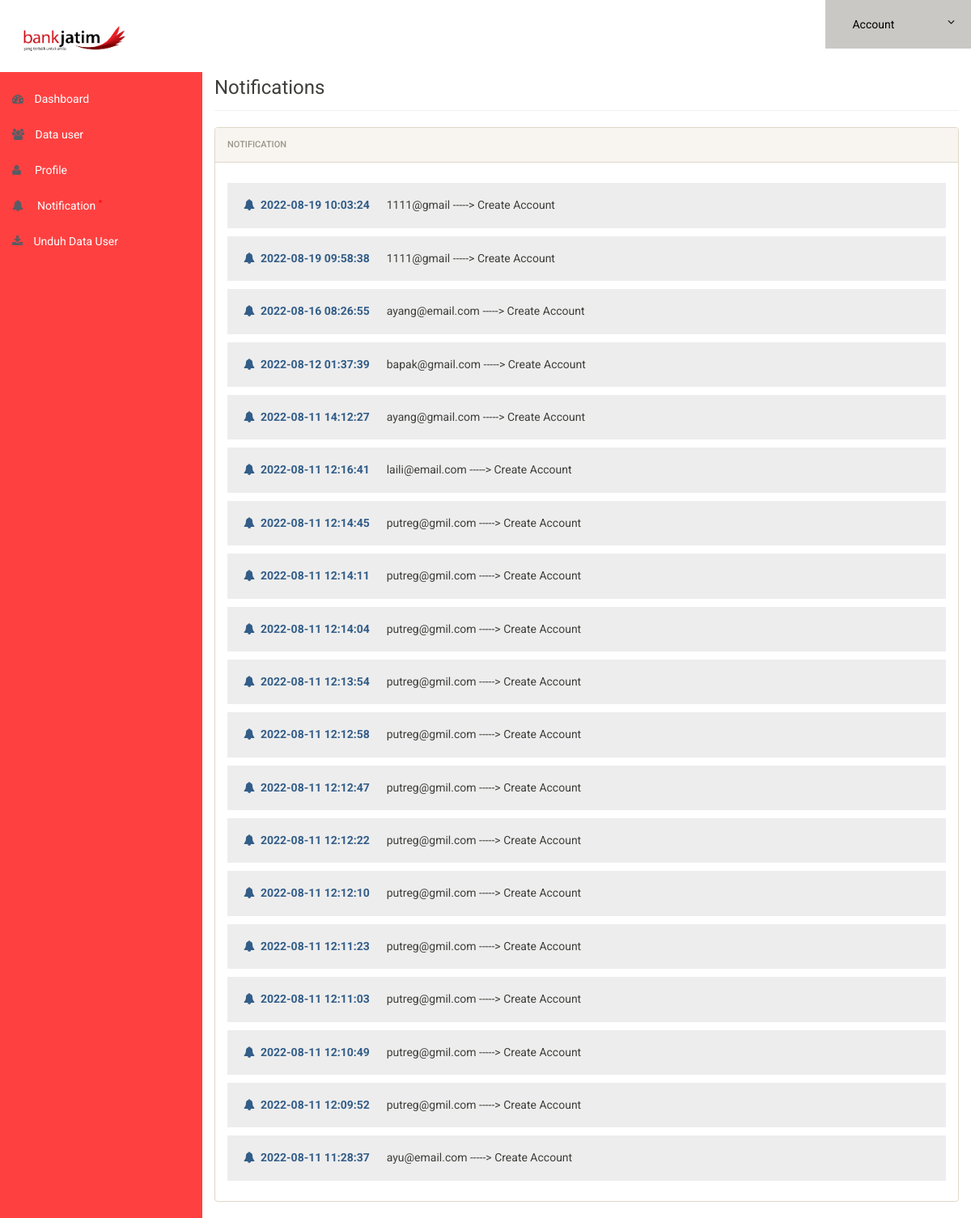
Before: /admin/notification.php (signed in) with the older database file.
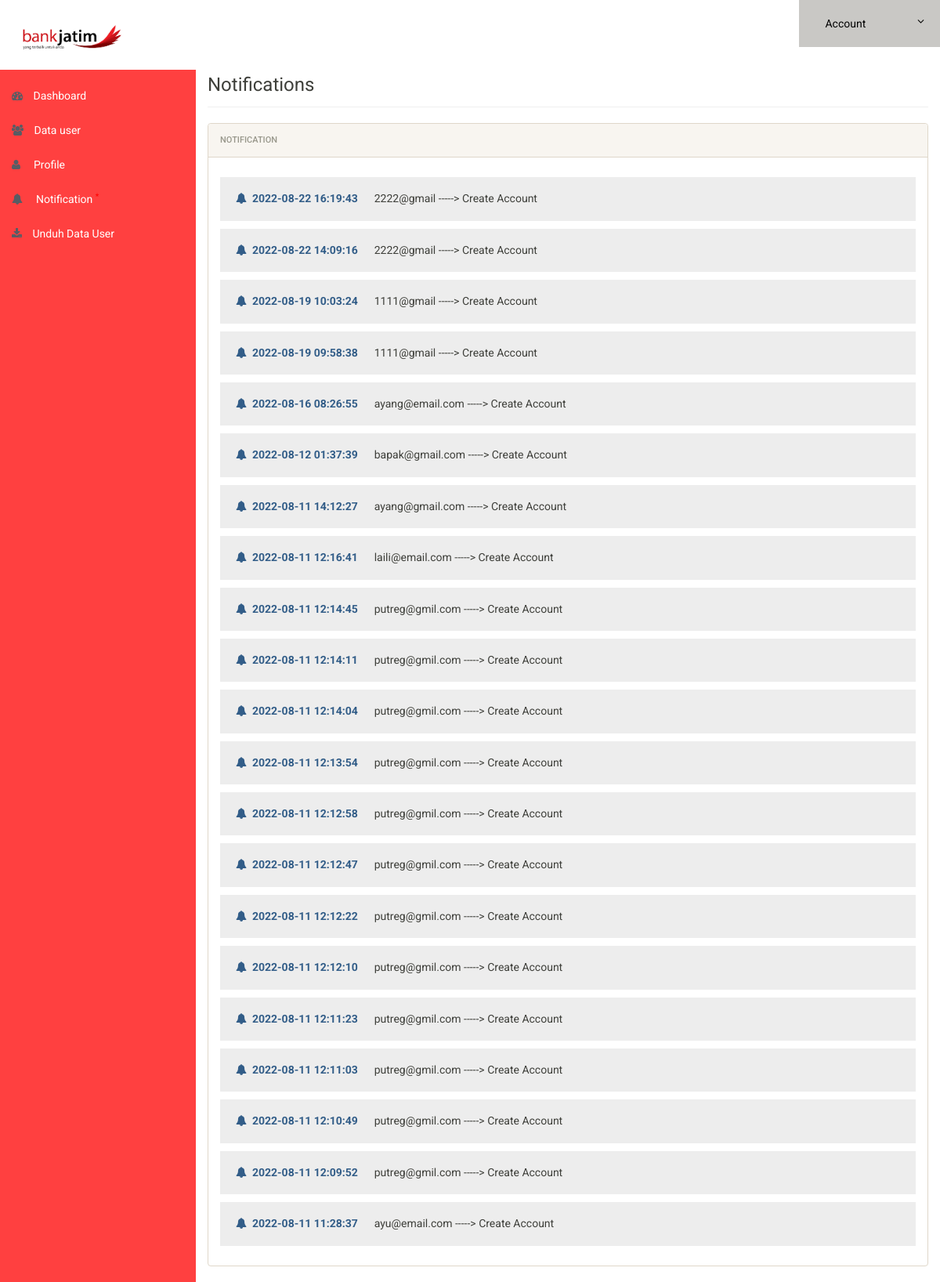
After: the same page with the newer database file.
### tables this page shows
CREATE TABLE `notification` (
  `id` int(11) NOT NULL,
  `notiuser` varchar(50) NOT NULL,
  `notireciver` varchar(50) NOT NULL,
  `notitype` varchar(50) NOT NULL,
  `time` timestamp NOT NULL DEFAULT current_timestamp()
);

### admin/notification.php (the view, shortened to what this page needs)
<?php
include('includes/config.php');
if(strlen($_SESSION['alogin'])==0)
	{
header('location:index.php');
}
else{
?>
<!doctype html>
<html lang="en" class="no-js">
<head>
	<link rel="stylesheet" href="css/font-awesome.min.css">
	<link rel="stylesheet" href="css/bootstrap.min.css">
	<link rel="stylesheet" href="css/dataTables.bootstrap.min.css">
	<link rel="stylesheet" href="css/bootstrap-social.css">
	<link rel="stylesheet" href="css/bootstrap-select.css">
	<link rel="stylesheet" href="css/fileinput.min.css">
	<link rel="stylesheet" href="css/awesome-bootstrap-checkbox.css">
	<link rel="stylesheet" href="css/style.css">
</head>
<body>
	<?php include('includes/header.php');?>
	<div class="ts-main-content">
	<?php include('includes/leftbar.php');?>
		<div class="content-wrapper">
			<div class="container-fluid">
				<div class="row">
					<div class="col-md-12">
						<h3 class="page-title">Notifications</h3>
						<div class="row">
							<div class="col-md-12">
								<div class="panel panel-default">
									<div class="panel-heading">Notification</div>
									   <div class="panel-body">
<?php
$reciver = 'Admin';
$sql = "SELECT * from  notification where notireciver = (:reciver) order by time DESC";
$query = $dbh -> prepare($sql);
$query-> bindParam(':reciver', $reciver, PDO::PARAM_STR);
$query->execute();
$results=$query->fetchAll(PDO::FETCH_OBJ);
$cnt=1;
if($query->rowCount() > 0)
{
foreach($results as $result)
{				?>
        <h5 style="background:#ededed;padding:20px;"><i class="fa fa-bell text-primary"></i>&nbsp;&nbsp;<b class="text-primary"><?php echo htmlentities($result->time);?></b> &nbsp;&nbsp;&nbsp;&nbsp;&nbsp;<?php echo htmlentities($result->notiuser);?> -----> <?php echo htmlentities($result->notitype);?></h5>
                       <?php $cnt=$cnt+1; }} ?>
                                        </div>
                                    </div>
                                </div>
                            </div>
                        </div>
                    </div>
                </div>
            </div>
        </div>
</body>
</html>
<?php } ?>

### admin/includes/header.php (shortened to what this page needs)
<div style ="background:white;"class="brand clearfix">
<h4 class="pull-left text-white" style="margin:20px 0px 10px 20px"><img style="width:40%;"src="img/logo.png">&nbsp; </h4>
		<ul class="ts-profile-nav">
			<li  class=" ts-account">
				<a style="background:#c9c8c5; color:black;" href="#"><img src="img/ts-avatar.jpg" class="ts-avatar hidden-side" alt=""> Account <i class="fa fa-angle-down hidden-side"></i></a>
			</li>
		</ul>
	</div>

### admin/includes/leftbar.php (shortened to what this page needs)
<nav style="background:#ff4040;" class="ts-sidebar">
		<ul  class="ts-sidebar-menu">
			<li  class="ts-label">Main</li>
			<li><a href="dashboard.php"><i class="fa fa-dashboard"></i> Dashboard</a></li>
		<li><a href="userlist.php"><i class="fa fa-users"></i> Data user</a>
		</li>
		<li><a href="profile.php"><i class="fa fa-user"></i> &nbsp;Profile</a>
		</li>
		<li><a href="notification.php"><i class="fa fa-bell"></i> &nbsp;Notification <sup style="color:red">*</sup></a>
		</li>
		<li><a href="download.php"><i class="fa fa-download"></i> Unduh Data User</a>
		</li>
		</ul>
	</nav>

### admin/css/style.css (style rules this page uses)
html { font-size: 14px; }
@media only screen and (min-width: 480px) { html { font-size: 17px; } }
@media only screen and (min-width: 768px) { html { font-size: 14px; } }
body { font-size: 1em; }
a { color: #37a6c4; }
.panel { overflow: hidden; }
.text-white, .text-light { color: #fff !important; }
ul, li { margin: 0; padding: 0; list-style: none; }
.page-title { padding-bottom: 15px; margin-bottom: 20px; border-bottom: 1px solid #f0f0f0; }
.brand { background: #3e454c; position: relative; z-index: 3; position: fixed; width: 100%; top: 0; }
.brand .ts-profile-nav { float: right; display: none; }
.brand .ts-profile-nav li { float: left; position: relative; }
.brand .ts-profile-nav li a { display: block; padding: 20px; color: #fff; }
.brand .ts-profile-nav .ts-account .fa-angle-down { float: right; }
.brand .ts-profile-nav .ts-account > a { width: 180px; background: #2c3136; }
@media only screen and (min-width: 992px) { .brand .ts-profile-nav { display: block; } }
.ts-sidebar { background: #2c3136; max-height: 0; transition: max-height 0.3s; overflow: hidden; position: fixed; z-index: 2; width: 100%; bottom: 0; top: 60px; overflow-y: auto; }
@media only screen and (min-width: 992px) { .ts-sidebar { max-height: 100%; bottom: 0; } }
.ts-sidebar-menu .ts-label { color: #585c64; font-weight: bold; padding: 8px 15px; text-transform: uppercase; font-size: 10px; letter-spacing: 3px; margin-top: 10px; }
.ts-sidebar-menu a { display: block; text-decoration: none; padding: 12px 15px; color: #fff; }
.ts-sidebar-menu li { position: relative; }
.ts-sidebar-menu li i { color: #585c64; margin-right: 10px; }
.ts-main-content .content-wrapper { padding-top: 15px; margin-top: 60px; }
@media only screen and (min-width: 992px) { .ts-main-content .ts-sidebar { width: 250px; float: left; } }
@media only screen and (min-width: 992px) { .ts-main-content .content-wrapper { margin-left: 250px; } }

Changed rows visible on the page:
added notification: time "2022-08-22 16:19:43", notiuser "2222@gmail", notitype "Create Account"
added notification: time "2022-08-22 14:09:16", notiuser "2222@gmail", notitype "Create Account"
